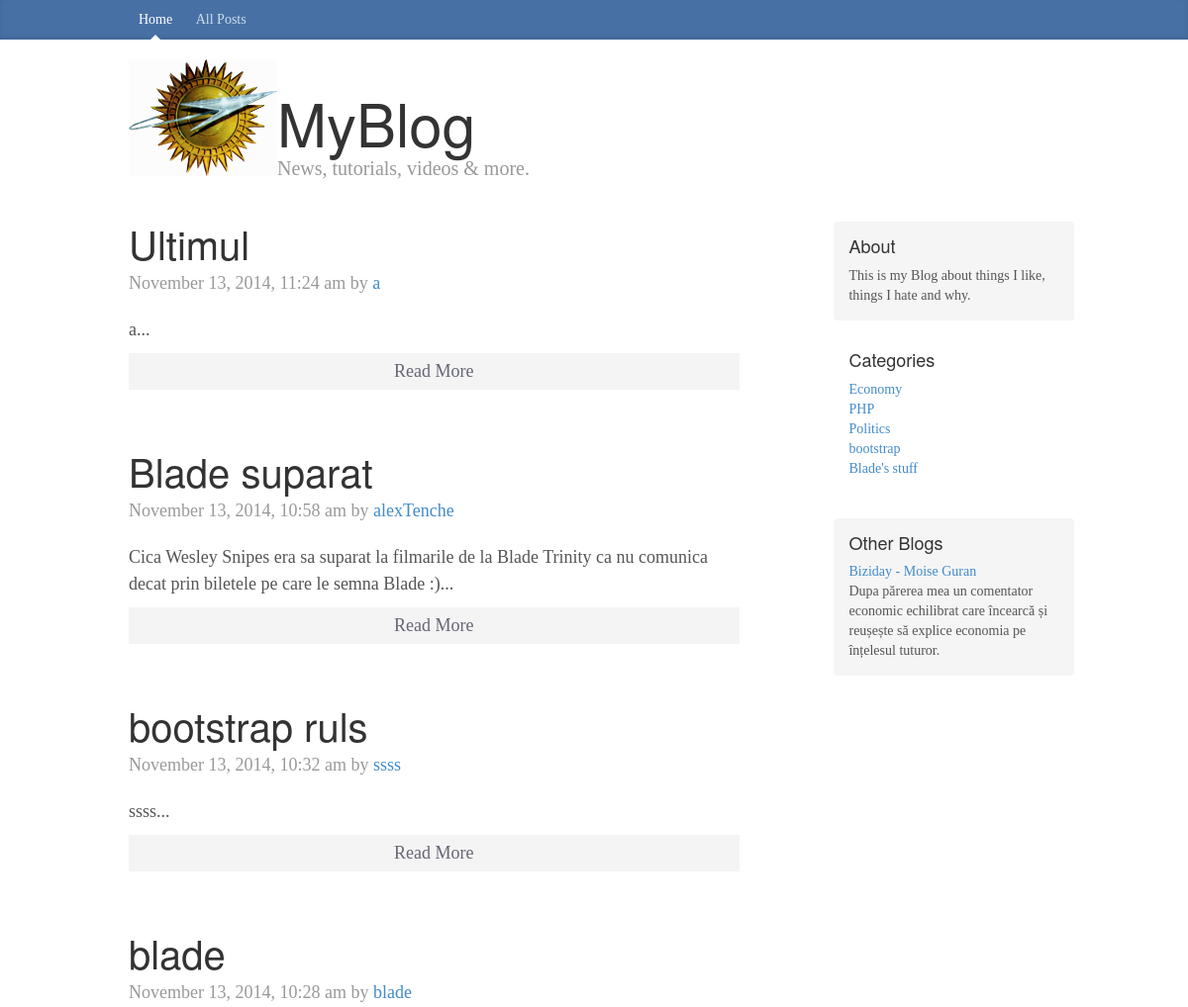
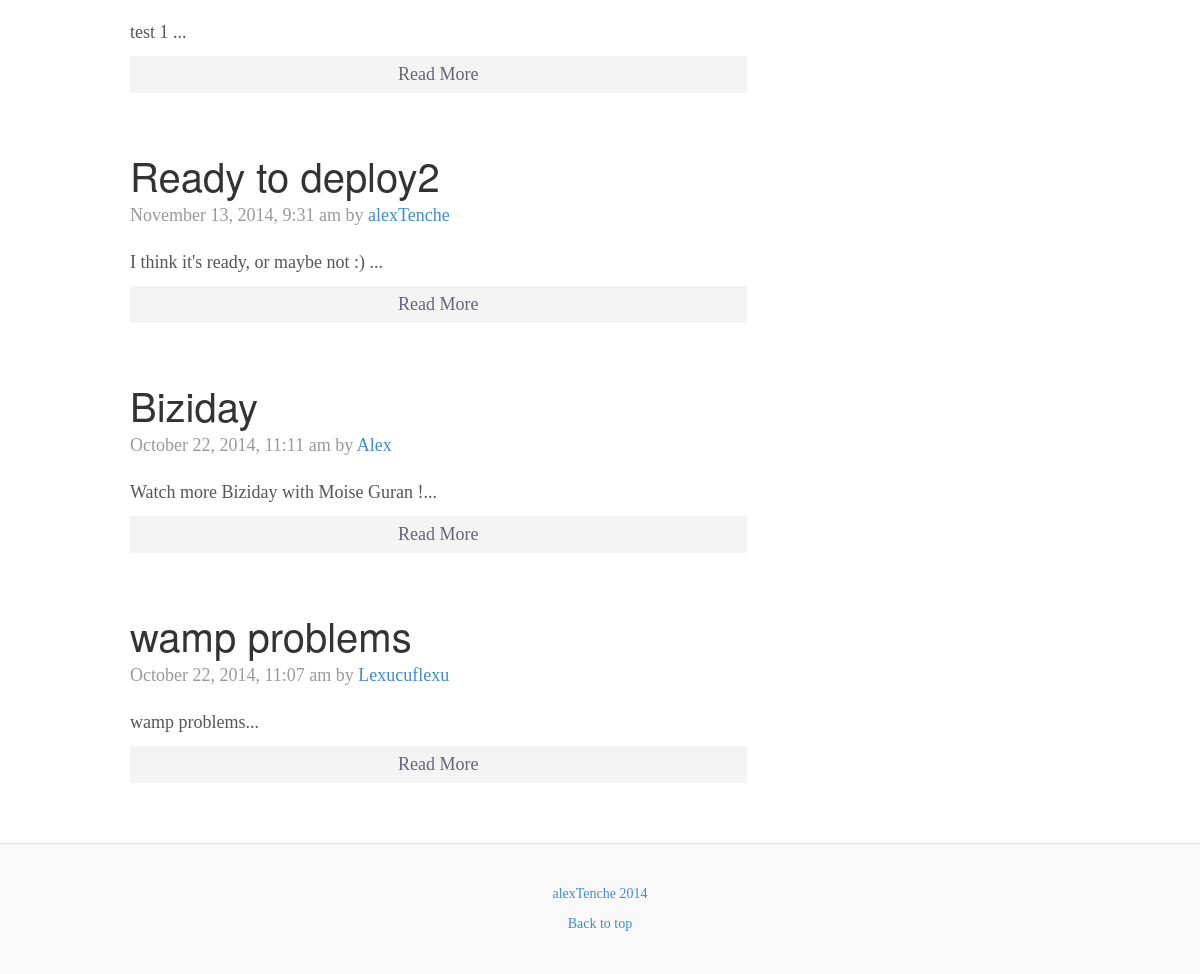
/posts.php, run on the app's committed database (2 pictures, top to bottom).
### tables this page shows
CREATE TABLE IF NOT EXISTS `posts` (
  `id` int(11) NOT NULL AUTO_INCREMENT,
  `title` varchar(255) NOT NULL,
  `body` text NOT NULL,
  `category` varchar(100) NOT NULL,
  `author` varchar(100) NOT NULL,
  `tags` varchar(255) NOT NULL,
  `date` timestamp NOT NULL DEFAULT CURRENT_TIMESTAMP,
  PRIMARY KEY (`id`)
);

CREATE TABLE IF NOT EXISTS `categories` (
  `id` int(11) NOT NULL AUTO_INCREMENT,
  `name` varchar(100) NOT NULL,
  PRIMARY KEY (`id`)
);

### libraries/Database.php (called while the page is built, shortened)
<?php
class Database{
	public $host = DB_HOST;
	public $username = DB_USER;
	public $password = DB_PASS;
	public $db_name = DB_NAME;
	public $link;
	private function connect(){
		$this->link = new mysqli($this->host, $this->username, $this->password, $this->db_name);
	}
	public function select($query){
		$result = $this->link->query($query) or die($this->link->error.__LINE__);
		if($result->num_rows > 0){
			return $result;
		} else {
			return false;
		}
	}
}

### helpers/format_helper.php (called while the page is built)
<?php
function formatDate($date){
	return date('F j, Y, g:i a', strtotime($date));
}
function shortenText($text, $chars = 450){
	$text = $text . " ";
	$text = substr($text, 0, $chars);
	$text = substr($text, 0, strrpos($text, ' '));
	$text = $text . "...";
	return $text;
}

### config/config.php (called while the page is built, shortened)
<?php
$site_description = 'This is my Blog about things I like, things I hate and why.';

### posts.php (the view)
<?php include 'includes/header.php'; ?>
<?php
	$db = new Database();
	if(isset($_GET['category'])){
		$category = $_GET['category'];
		$query = "SELECT * FROM posts WHERE category=" . $category;
		$posts = $db->select($query);
	} else {
		$query = "SELECT * FROM posts ORDER BY id DESC";
		$posts = $db->select($query);
	}
	$query = "SELECT * FROM categories";
	$categories = $db->select($query);
?>
<?php if($posts) : ?>
	<?php while($row = $posts->fetch_assoc()) : ?>
		<div class="blog-post">
			<h2 class="blog-post-title"><?php echo $row['title']; ?></h2>
			<p class="blog-post-meta"><?php echo formatDate($row['date']); ?> by <a href="#"><?php echo $row['author']; ?></a></p>
            <?php echo shortenText($row['body']); ?>
		<a class="readmore" href="post.php?id=<?php echo urlencode($row['id']); ?>">Read More</a>
		</div>
	<?php endwhile; ?>
<?php else: ?>
	<p>There are no posts yet</p>
<?php endif; ?>
<?php include 'includes/footer.php'; ?>

### includes/footer.php (shortened to what this page needs)
        </div>
        <div class="col-sm-3 col-sm-offset-1 blog-sidebar">
			<div class="sidebar-module sidebar-module-inset">
				<h4>About</h4>
				<p><?php echo $site_description; ?></p>
			</div>
			<div class="sidebar-module">
				<h4>Categories</h4>
				<?php if($categories) : ?>
					<ol class="list-unstyled">
						<?php while($row = $categories->fetch_assoc()) : ?>
							<li><a href="posts.php?category=<?php echo $row['id']; ?>"><?php echo $row['name']; ?></a></li>
						<?php endwhile; ?>
					</ol>
				<?php else: ?>
					<p>There are no categories yet</p>
				<?php endif; ?>
			</div>
			<div class="sidebar-module sidebar-module-inset">
				<h4>Other Blogs</h4>
				<a href="http://www.biziday.ro/">Biziday - Moise Guran</a>
				<p>Dupa părerea mea un comentator economic echilibrat care încearcă și reușește să explice economia pe înțelesul tuturor.</p>
			</div>
        </div>
      </div>
    </div>
    <div class="blog-footer">
      <p><a href="http://lexucuflexu.3eeweb.com/">alexTenche 2014</a></p>
      <p>
        <a href="#">Back to top</a>
      </p>
    </div>
  </body>
</html>

### css/custom.css (style rules this page uses)
body { font-family: Georgia, "Times New Roman", Times, serif; color: #555; }
h1, .h1, h2, .h2, h3, .h3, h4, .h4, h5, .h5, h6, .h6 { margin-top: 0; font-family: "Helvetica Neue", Helvetica, Arial, sans-serif; font-weight: normal; color: #333; }
.sidebar-module { padding: 15px; margin: 0 -15px 15px; }
.sidebar-module-inset { padding: 15px; background-color: #f5f5f5; border-radius: 4px; }
.sidebar-module-inset p:last-child, .sidebar-module-inset ul:last-child, .sidebar-module-inset ol:last-child { margin-bottom: 0; }
.blog-post { margin-bottom: 60px; }
.blog-post-title { margin-bottom: 5px; font-size: 40px; }
.blog-post-meta { margin-bottom: 20px; color: #999; }
.blog-footer { padding: 40px 0; color: #999; text-align: center; background-color: #f9f9f9; border-top: 1px solid #e5e5e5; }
.blog-footer p:last-child { margin-bottom: 0; }
.readmore { display: block; text-align: center; padding: 5px; background: #f4f4f4; margin-top: 10px; color: #667; }

### data on the page
posts: title "Ultimul", date "November 13, 2014, 11:24 am", author "a", body "a..."
posts: title "Blade suparat", date "November 13, 2014, 10:58 am", author "alexTenche", body "Cica Wesley Snipes era sa suparat la filmarile de la Blade Trinity ca nu comunica decat prin biletele pe care le semna Blade :)..."
posts: title "bootstrap ruls", date "November 13, 2014, 10:32 am", author "ssss", body "ssss..."
posts: title "blade", date "November 13, 2014, 10:28 am", author "blade", body "test 1 ..."
posts: title "Ready to deploy2", date "November 13, 2014, 9:31 am", author "alexTenche", body "I think it's ready, or maybe not :) ..."
posts: title "Biziday", date "October 22, 2014, 11:11 am", author "Alex", body "Watch more Biziday with Moise Guran !..."
posts: title "wamp problems", date "October 22, 2014, 11:07 am", author "Lexucuflexu", body "wamp problems..."
categories: name "Economy"
categories: name "PHP"
categories: name "Politics"
categories: name "bootstrap"
categories: name "Blade's stuff"

### other printed values
$site_description "This is my Blog about things I like, things I hate and why."
